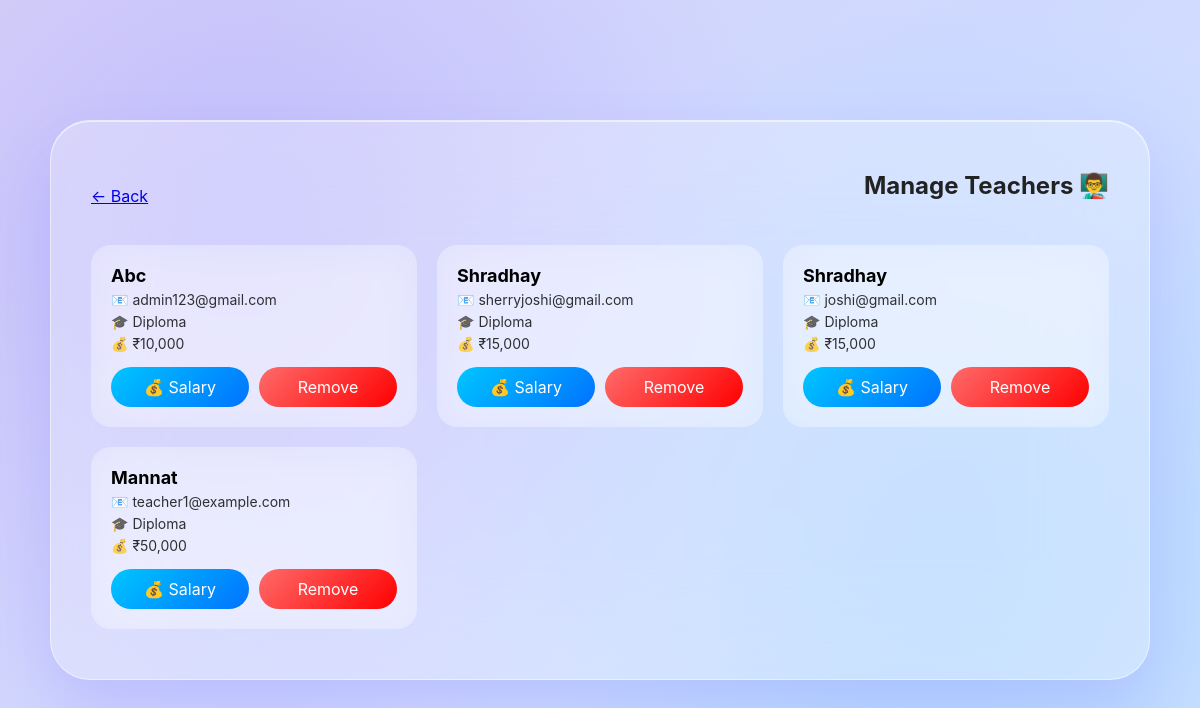
Screenshot of /manage_teachers.php (signed in) with the database file from the repository.
### tables this page shows
CREATE TABLE `teachers` (
  `id` int NOT NULL AUTO_INCREMENT,
  `principal_id` int NOT NULL,
  `name` varchar(150) NOT NULL,
  `email` varchar(150) NOT NULL,
  `password` varchar(255) NOT NULL,
  `qualification` varchar(150) DEFAULT NULL,
  `salary` decimal(10,2) DEFAULT '0.00',
  `created_at` timestamp NULL DEFAULT CURRENT_TIMESTAMP,
  `address` varchar(255) DEFAULT NULL,
  `identity_number` varchar(100) DEFAULT NULL,
  `is_active` tinyint(1) DEFAULT '1',
  `university_id` int DEFAULT NULL,
  `branch_id` int DEFAULT NULL,
  PRIMARY KEY (`id`),
  UNIQUE KEY `email` (`email`),
  KEY `principal_id` (`principal_id`),
  CONSTRAINT `teachers_ibfk_1` FOREIGN KEY (`principal_id`) REFERENCES `principal` (`id`) ON DELETE CASCADE
);

### manage_teachers.php (the view, shortened to what this page needs)
<?php
include("db.php");
$principal_id = $_SESSION['principal_id'];
$query = mysqli_query($conn,"
    SELECT * FROM teachers
    WHERE principal_id='$principal_id'
");
?>
<!DOCTYPE html>
<html>
<head>
<link rel="stylesheet" href="style.css">
</head>
<body>
<div class="glass">
<div class="top-bar">
    <a href="principal_dashboard.php">← Back</a>
    <h2>Manage Teachers 👨‍🏫</h2>
</div>
<div class="teacher-grid">
<?php
if(mysqli_num_rows($query) > 0){
    while($row = mysqli_fetch_assoc($query)){
?>
<div class="teacher-card">
    <div class="teacher-name">
        <?php echo htmlspecialchars($row['name']); ?>
    </div>
    <div class="teacher-info">
        📧 <?php echo htmlspecialchars($row['email']); ?>
    </div>
    <div class="teacher-info">
        🎓 <?php echo htmlspecialchars($row['qualification']); ?>
    </div>
    <div class="teacher-info">
        💰 ₹<?php echo number_format($row['salary']); ?>
    </div>
    <div class="btn-group">
        <a href="salary.php?teacher_id=<?php echo $row['id']; ?>"
           class="salary-btn">
           💰 Salary
        </a>
        <a href="?delete=<?php echo $row['id']; ?>"
           onclick="return confirm('Remove this teacher?')"
           class="delete-btn">
           Remove
        </a>
    </div>
</div>
<?php
    }
} else {
    echo "<div class='empty'>No Teachers Found</div>";
}
?>
</div>
</div>
</body>
</html>

### style.css (style rules this page uses)
* { margin:0; padding:0; box-sizing:border-box; font-family:-apple-system, BlinkMacSystemFont, "Segoe UI", sans-serif; }
body { min-height:100vh; display:flex; justify-content:center; align-items:center; background: radial-gradient(circle at 20% 30%, rgba(170,160,255,0.5), transparent 50%), radial-gradient(circle at 80% 70%, rgba(120,200,255,0.4), transparent 50%), linear-gradient(135deg,#dcd6f7,#cfd9ff,#d7e3ff); padding:20px; }
.glass { width:100%; max-width:1100px; padding:50px 40px; border-radius:40px; background:rgba(255,255,255,0.28); backdrop-filter:blur(50px); -webkit-backdrop-filter:blur(50px); border:1px solid rgba(255,255,255,0.5); box-shadow: 0 30px 60px rgba(120,110,255,0.2), inset 0 1px 0 rgba(255,255,255,0.6); }
h1, h2, h3 { color:#222; margin-bottom:20px; }

### manage_teachers.php (style rules this page uses)
.top-bar { display:flex; justify-content:space-between; align-items:center; margin-bottom:20px; }
.teacher-grid { display:grid; grid-template-columns:repeat(auto-fit,minmax(260px,1fr)); gap:20px; margin-top:25px; }
.teacher-card { padding:20px; border-radius:20px; background:rgba(255,255,255,0.25); backdrop-filter:blur(20px); transition:0.3s; }
.teacher-name { font-size:18px; font-weight:bold; }
.teacher-info { font-size:14px; opacity:0.8; margin:5px 0; }
.btn-group { margin-top:15px; display:flex; gap:10px; }
.salary-btn { flex:1; padding:10px; border-radius:20px; text-align:center; text-decoration:none; color:white; background:linear-gradient(135deg,#00c6ff,#0072ff); }
.delete-btn { flex:1; padding:10px; border-radius:20px; text-align:center; text-decoration:none; color:white; background:linear-gradient(135deg,#ff6b6b,#ff0000); }

### rows the page displays
teachers: name "Abc", email "admin123@gmail.com", qualification "Diploma", salary "10,000"
teachers: name "Shradhay", email "sherryjoshi@gmail.com", qualification "Diploma", salary "15,000"
teachers: name "Shradhay", email "joshi@gmail.com", qualification "Diploma", salary "15,000"
teachers: name "Mannat", email "teacher1@example.com", qualification "Diploma", salary "50,000"
